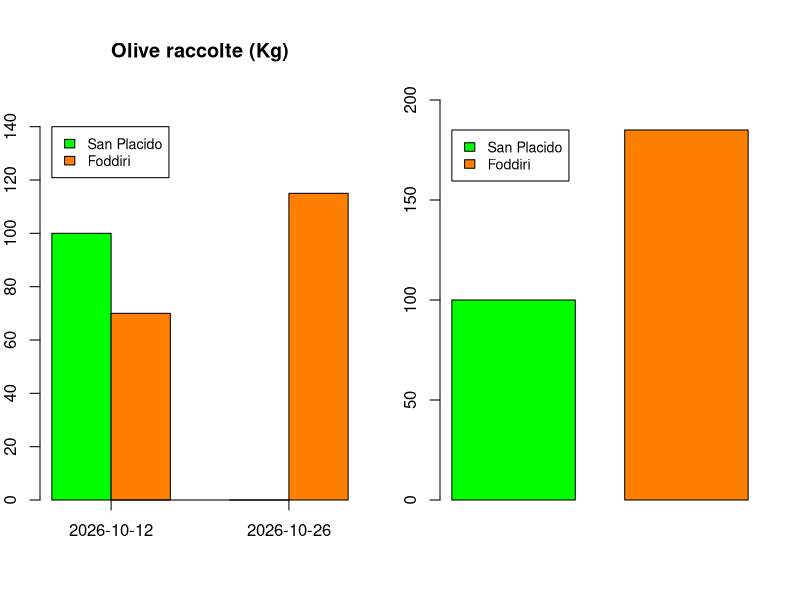

Write the R code that produced this figure.
setwd("~github/oil")
year <- c(2021,2021)
date <- as.Date(c("10-12","10-26"),format=("%m-%d")) #data in formato mese-giorno
olives_sp <- c(100,0) #olive di San Placido (kg)
olives_f <- c(70,115) #olive di Foddiri
production <- c(27.8,19.2) #olio in kg
volume <- round(1/.916,digit=3) #volume olio in base al peso specifico (lt per kg)
cost <- c(.21,.21) #Euro cent per chilo di olive
iva <- c(.04,.04)
oil <- data.frame(year,date,olives_sp,olives_f,production,volume,cost,iva)
oil <- transform(oil,
                 return=round(production/(olives_sp+olives_f),digit=3),
                 prod_litre=round(production*volume,digit=1),
                 tot_cost=round((olives_sp+olives_f)*cost*(1+iva))) #add oil in litres and total cost per date

par(mfrow=c(1,2),mai=c(1,.4,1,.4))
barplot(cbind(oil$olives_sp,oil$olives_f)~oil$date,beside=TRUE,ylim=c(0,150),col=c("green","#FF8000"),xaxt="n",xlab="",ylab="Kg",main="Olive raccolte (Kg)")
axis(1,at=c(2,5),labels=oil$date)
legend(1,140,c("San Placido","Foddiri"),fill=c("green","#FF8000"),cex=.85)

barplot(cbind(sum(oil$olives_sp),sum(oil$olives_f)),beside=TRUE,space=c(1,.4),ylim=c(0,200),col=c("green","#FF8000"))
legend(.4,185,c("San Placido","Foddiri"),fill=c("green","#FF8000"),cex=.85)

        
